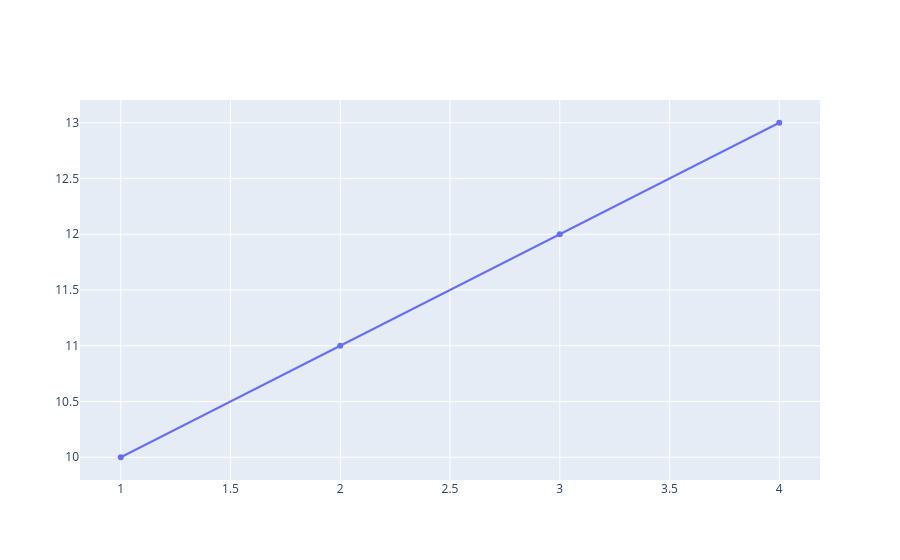

The notebook cell this image was saved under:
### Code cell
import plotly.graph_objects as go
# create a simple line chart
fig = go.Figure(data =go.Scatter(x=[1,2,3,4],y=[10,11,12,13]))
fig.show()

### Figure 1 — Plotly figure (JSON) as saved in the notebook; plotly's stock layout.template omitted (floating-point values rounded to 4 significant figures)
{"data": [{"type": "scatter", "x": [1, 2, 3, 4], "y": [10, 11, 12, 13]}], "layout": {}}
